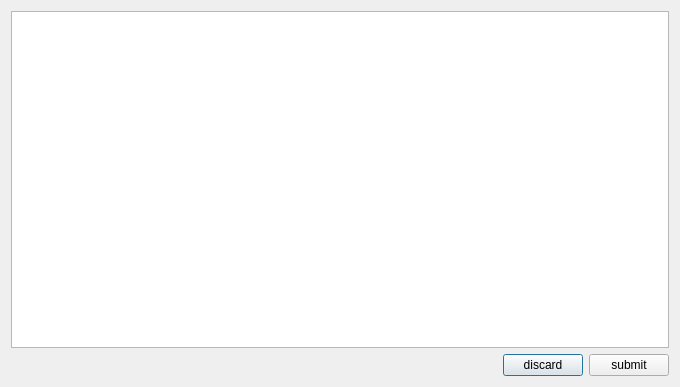
<?xml version="1.0" encoding="UTF-8"?>
<ui version="4.0">
 <class>editPrivateMacroFileDialog</class>
 <widget class="QDialog" name="editPrivateMacroFileDialog">
  <property name="geometry">
   <rect>
    <x>0</x>
    <y>0</y>
    <width>680</width>
    <height>387</height>
   </rect>
  </property>
  <property name="windowTitle">
   <string>Private Macro File Editor</string>
  </property>
  <layout class="QGridLayout" name="gridLayout">
   <item row="0" column="0" colspan="3">
    <widget class="QPlainTextEdit" name="macroPlainTextEdit"/>
   </item>
   <item row="1" column="0">
    <spacer name="horizontalSpacer">
     <property name="orientation">
      <enum>Qt::Horizontal</enum>
     </property>
     <property name="sizeHint" stdset="0">
      <size>
       <width>516</width>
       <height>20</height>
      </size>
     </property>
    </spacer>
   </item>
   <item row="1" column="1">
    <widget class="QPushButton" name="pushButton_2">
     <property name="text">
      <string>discard</string>
     </property>
    </widget>
   </item>
   <item row="1" column="2">
    <widget class="QPushButton" name="pushButton">
     <property name="text">
      <string>submit</string>
     </property>
    </widget>
   </item>
  </layout>
 </widget>
 <resources/>
 <connections>
  <connection>
   <sender>pushButton_2</sender>
   <signal>clicked()</signal>
   <receiver>editPrivateMacroFileDialog</receiver>
   <slot>slot_discardButtonClicked()</slot>
   <hints>
    <hint type="sourcelabel">
     <x>539</x>
     <y>369</y>
    </hint>
    <hint type="destinationlabel">
     <x>366</x>
     <y>361</y>
    </hint>
   </hints>
  </connection>
  <connection>
   <sender>pushButton</sender>
   <signal>clicked()</signal>
   <receiver>editPrivateMacroFileDialog</receiver>
   <slot>slot_submitButtonClicked()</slot>
   <hints>
    <hint type="sourcelabel">
     <x>623</x>
     <y>372</y>
    </hint>
    <hint type="destinationlabel">
     <x>408</x>
     <y>368</y>
    </hint>
   </hints>
  </connection>
 </connections>
 <slots>
  <slot>slot_submitButtonClicked()</slot>
  <slot>slot_discardButtonClicked()</slot>
 </slots>
</ui>
